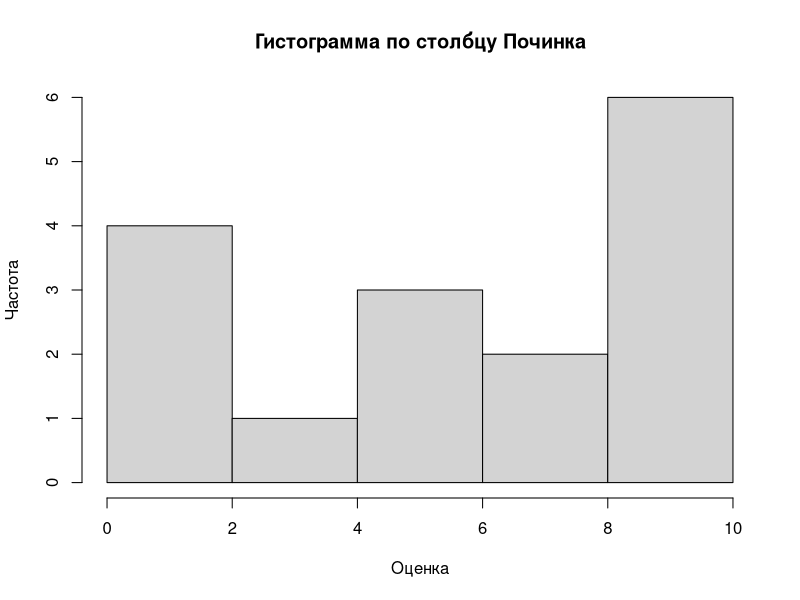
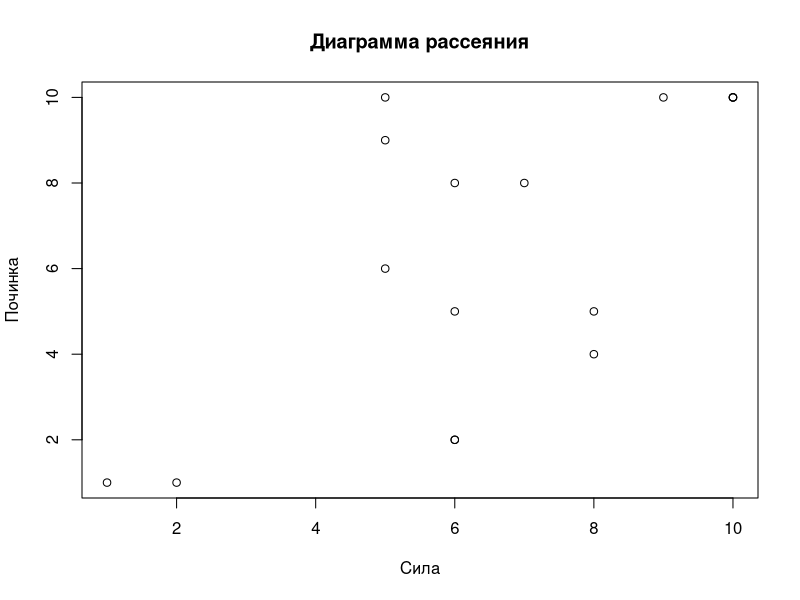
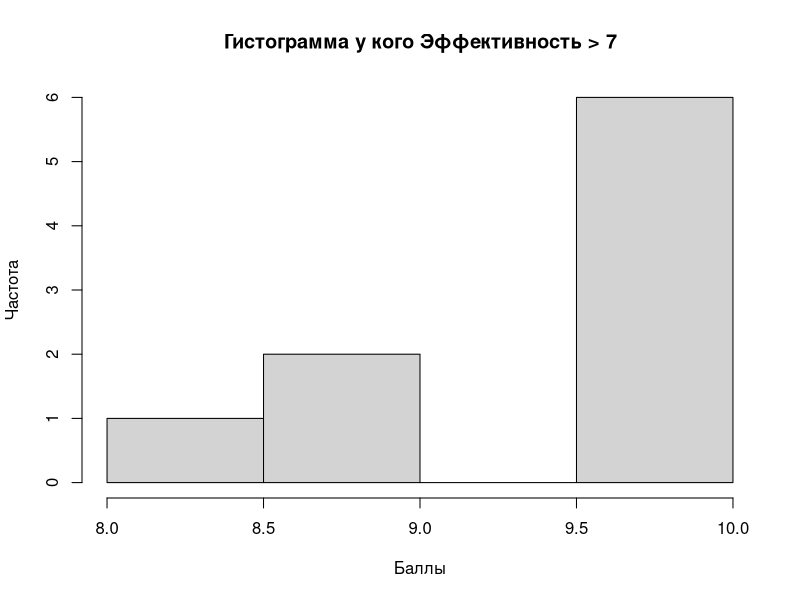
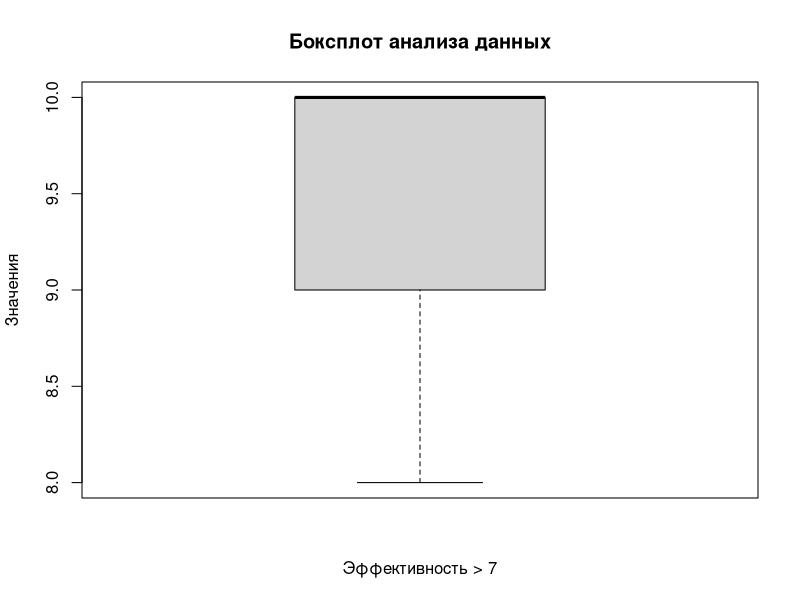

R code for these plots, in order:
#1.Выполнить учебный импорт любых таблиц данных из csv-файла и xls-таблицы.
library(readxl)

raw_data <- read.csv("survey_results.csv", fileEncoding = "Windows-1251", header = TRUE, sep = ";", check.names = F)

raw_xls_data <- read_excel("survey_results.xls", sheet = "survey_results")

#2.Выполнить дескриптивный анализ данных из ЛР №2.
data <- raw_data[,2:12]

#базовый дескриптивный анализ данных. 
#выводит первые 6 строк набора, с параметром n будет выводить сколько напишем
head(data)

#посмотрим на основные статистические характеристики наших данных
summary(data)
summary(data$Эффективность)

#построение гистрограммы 
hist(data$Починка,main="Гистограмма по столбцу Починка",
     xlab="Оценка", ylab="Частота")

#график диаграммы рассеяния
plot(data$Сила, data$Починка, main="Диаграмма рассеяния",
     xlab = "Сила", ylab = "Починка")

#корреляция между переменными(Она показывает, насколько сильно и в каком 
#направлении связаны две переменные)

sila_poch_cor <- cor(data$Сила, data$Починка);sila_poch_cor
#для всех переменных
all_cor <- cor(raw_data[,3:12]); all_cor
#В целом, дескриптивный анализ данных на R позволяет быстро получить базовую информацию о наборе данных, 
#выявить аномалии, описать распределения переменных, вычислить корреляции между переменными и тд

#3.	Выполнить сортировку наборов данных по выбранному признаку.

#(data$`Удача`,decreasing = TRUE - по убыванию)
data_sorted <- data[order(data$Удача),]; data_sorted

#4.	Сформировать отдельные наборы данных по одинаковому признаку
#(например, составить subdataset, из студентов, отдавших предпочтение по шкале > 0.7 определенной книге), 
#вывести результат,  выполнить подсчет размерностей новых таблиц, снова выполнить их анализ –
#гистограмма, боксплот, серединные меры

# Создаем subdataset из ФИО у кого Эффективность > 7
high_grade <- subset(data, Эффективность > 7)

# Квартели,
summary(high_grade$Эффективность)

#размерность
dim(high_grade)

#Анализ данных с помощью гистограммы
hist(high_grade$Эффективность, main="Гистограмма у кого Эффективность > 7",
     xlab="Баллы", ylab="Частота")

# Анализируем данные с помощью боксплота
boxplot(high_grade$`Эффективность`, main="Боксплот анализа данных",
        xlab="Эффективность > 7", ylab= "Значения")

# Вычисляем серединные меры
mean(high_grade$Эффективность)
median(high_grade$Эффективность)